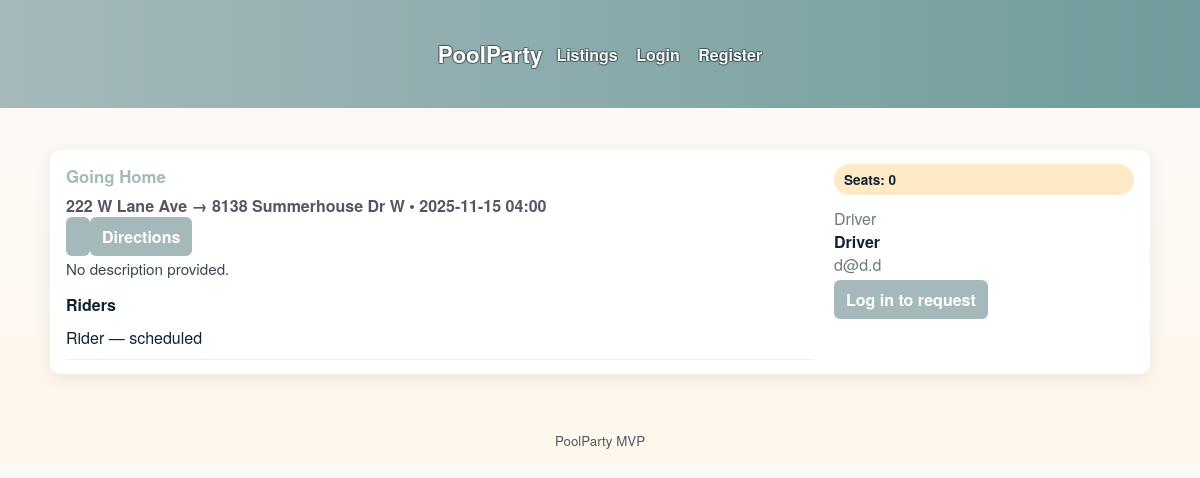
Page /pool/10 on the committed database.
### app/models.py (models this page shows, shortened)
class Pool(db.Model):
    id = db.Column(db.Integer, primary_key=True)
    title = db.Column(db.String(140), nullable=False)
    origin = db.Column(db.String(140), nullable=False)
    origin_lat = db.Column(db.Float, nullable=True)
    origin_lng = db.Column(db.Float, nullable=True)
    destination = db.Column(db.String(140), nullable=False)
    dest_lat = db.Column(db.Float, nullable=True)
    dest_lng = db.Column(db.Float, nullable=True)
    depart_time = db.Column(db.DateTime, nullable=True)
    seats = db.Column(db.Integer, default=1)
    description = db.Column(db.Text)
    cancelled = db.Column(db.Boolean, default=False)
    created_at = db.Column(db.DateTime, default=datetime.utcnow)
    owner_id = db.Column(db.Integer, db.ForeignKey('user.id'))
    join_requests = db.relationship('JoinRequest', backref='pool', lazy='dynamic')
    rides = db.relationship('Ride', backref='pool', lazy='dynamic')

class Ride(db.Model):
    id = db.Column(db.Integer, primary_key=True)
    pool_id = db.Column(db.Integer, db.ForeignKey('pool.id'))
    user_id = db.Column(db.Integer, db.ForeignKey('user.id'))
    status = db.Column(db.String(20), default='scheduled')  # scheduled/completed/cancelled
    created_at = db.Column(db.DateTime, default=datetime.utcnow)
    passenger = db.relationship('User')

class User(UserMixin, db.Model):
    id = db.Column(db.Integer, primary_key=True)
    username = db.Column(db.String(64), unique=True, nullable=False)
    email = db.Column(db.String(120), unique=True, nullable=False)
    password = db.Column(db.String(128), nullable=False)
    full_name = db.Column(db.String(128))
    phone = db.Column(db.String(32))
    pickup_address = db.Column(db.String(255))
    pickup_notes = db.Column(db.Text)
    appearance = db.Column(db.String(255))
    created_at = db.Column(db.DateTime, default=datetime.utcnow)
    pools = db.relationship('Pool', backref='owner', lazy='dynamic')
    join_requests = db.relationship('JoinRequest', backref='requester', lazy='dynamic')

### app/main.py (the view, shortened to what this page needs)
@main_bp.route('/pool/<int:pool_id>', methods=['GET', 'POST'])
def pool_detail(pool_id):
    pool = Pool.query.get_or_404(pool_id)
    user_ride = None
    if current_user.is_authenticated:
        user_ride = Ride.query.filter_by(pool_id=pool.id, user_id=current_user.id).first()
    form = JoinRequestForm()
    is_owner = current_user.is_authenticated and (pool.owner_id == current_user.id)
    is_rider = user_ride is not None
    seats_available = None
    is_full = False
    if hasattr(pool, 'seats'):
        seats_available = pool.seats
        is_full = (seats_available is not None) and (seats_available <= 0)
    return render_template('pool_detail.html', pool=pool, form=form, is_owner=is_owner, is_rider=is_rider, seats_available=seats_available, is_full=is_full)

### app/templates/pool_detail.html (shortened to what this page needs)
{% extends 'base.html' %}
{% block content %}
  <div class="card">
    <div class="card-body">
      <div style="display:flex;gap:20px;align-items:flex-start;flex-wrap:wrap;">
        <div style="flex:1;min-width:320px;">
          <div class="card-title">{{ pool.title }}</div>
          <div class="card-route">{{ pool.origin }} → {{ pool.destination }} {% if pool.depart_time %}• {{ pool.depart_time.strftime('%Y-%m-%d %H:%M') }}{% endif %}</div>
          <div style="margin-top:8px;">
            <a class="btn" target="_blank" rel="noopener" href="{{ url_for('static', filename='') }}"> </a>
            <a class="btn" target="_blank" rel="noopener"
               href="{{ ('https://www.google.com/maps/dir/?api=1&origin=' + pool.origin|urlencode + '&destination=' + pool.destination|urlencode + '&travelmode=driving') if pool.origin and pool.destination else ('https://www.google.com/maps/search/?api=1&query=' + (pool.origin|urlencode if pool.origin else (pool.origin_lat ~ ',' ~ pool.origin_lng))) }}">
              Directions
            </a>
          </div>
          <div class="card-desc" style="margin-top:10px;">{{ pool.description or "No description provided." }}</div>
          <div style="margin-top:14px;">
            <strong>Riders</strong>
            <ul>
              {% if pool.rides.count() > 0 %}
                {% for r in pool.rides %}
                  <li>{{ r.passenger.username }} {% if r.status != 'cancelled' %} — {{ r.status }}{% else %} — <em>cancelled</em>{% endif %}</li>
                {% endfor %}
              {% else %}
                <li class="muted">No riders yet.</li>
              {% endif %}
            </ul>
          </div>
        </div>
        <aside style="width:300px;">
          <div style="display:flex;flex-direction:column;gap:12px;">
            <div>
              <div class="pill">Seats: {{ seats_available if seats_available is not none else pool.seats }}</div>
            </div>
            <div>
              <div class="muted">Driver</div>
              <div><strong>{{ pool.owner.username }}</strong><br><span class="muted">{{ pool.owner.email }}</span></div>
            </div>
            <div>
              {% if not current_user.is_authenticated %}
                <a href="{{ url_for('auth.login') }}" class="btn">Log in to request</a>
              {% endif %}
            </div>
          </div>
        </aside>
      </div>
    </div>
  </div>
{% endblock %}

### app/static/css/style.css (style rules this page uses)
:root { --ocean-600: #a5b9bb; --ocean-400: #6f9c9c; --ocean-800: #004c52; --sand-100: #fff7ec; --sand-300: #ffe9c6; --coral: #879c9bcf; --text: #123; --muted: #556; }
body { font-family: 'Helvetica Neue', 'Open Sans', sans-serif; margin: 0; padding: 0; color: var(--text); background: linear-gradient(180deg, #fbf9f7 0%, var(--sand-100) 100%); position: relative; overflow-x: hidden; }
body::before { content: ""; position: fixed; inset: 0; background-image: url('https://images.pexels.com/photos/7676849/pexels-photo-7676849.jpeg'); background-repeat: no-repeat; background-position: center center; background-size: cover; z-index: -1; opacity: 0.36; transform-origin: center; filter: saturate(1.15) contrast(1.08) brightness(1.03); pointer-events: none; animation: pp-bg-float 28s ease-in-out infinite; }
.card { background: white; border-radius: 10px; box-shadow: 0 6px 18px rgba(18,36,56,0.08); overflow: hidden; display:flex; flex-direction:column; transition: transform .14s ease, box-shadow .14s ease; }
.card-body { padding: 14px 16px; flex:1; display:flex; flex-direction:column; }
.card-title { font-size:1.05rem; font-weight:700; color:var(--ocean-600); margin-bottom:6px; }
.card-route { font-weight:600; color:var(--muted); margin-bottom:8px; }
.pill { background: var(--sand-300); color: var(--text); padding:6px 10px; border-radius:999px; font-weight:600; font-size:0.85rem; }
.card-desc { color:#3b4750; font-size:0.95rem; margin-top:6px; margin-bottom:12px; overflow: hidden; display:-webkit-box; -webkit-line-clamp:3; -webkit-box-orient:vertical; line-clamp:3; }
.btn { background: var(--ocean-600); color:white; padding:8px 12px; border-radius:6px; text-decoration:none; font-weight:700; }
.muted { color:#6b7b80; }
a { color:var(--ocean-600); }
.container ul { list-style:none; padding:0; margin:0; }
.container ul li { padding:10px 0; border-bottom:1px solid #f1efe9; }
.muted small, .muted { color:#6b7b80; }

### rows in the picture
Pool: title "Going Home", origin "222 W Lane Ave", destination "8138 Summerhouse Dr W", depart_time "2025-11-15 04:00", description "No description provided."
Ride: passenger.username "Rider", status "scheduled"
User: owner.username "Driver", owner.email "d@d.d"

### other values in the picture
{{ seats_available if seats_available is not none else pool.seats }} "0"
